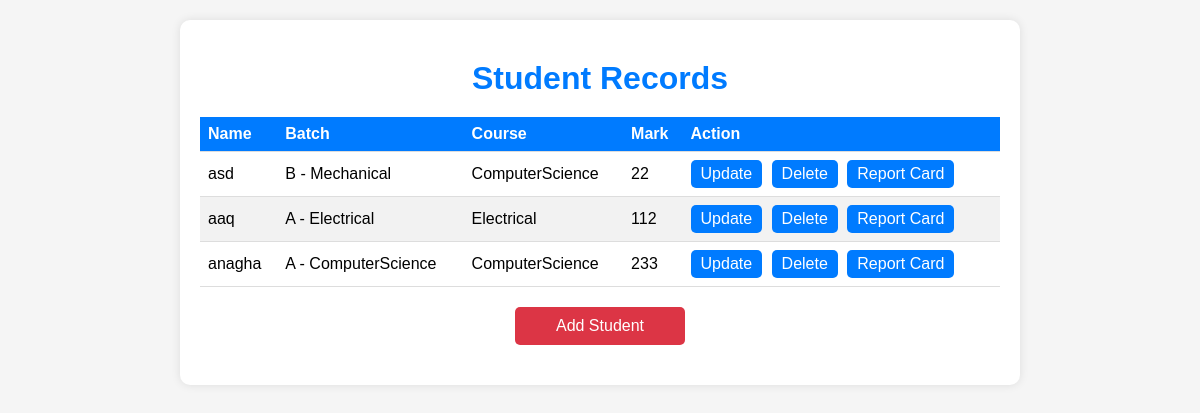
The page /adminapp/Studentview/ on the database as committed earlier.
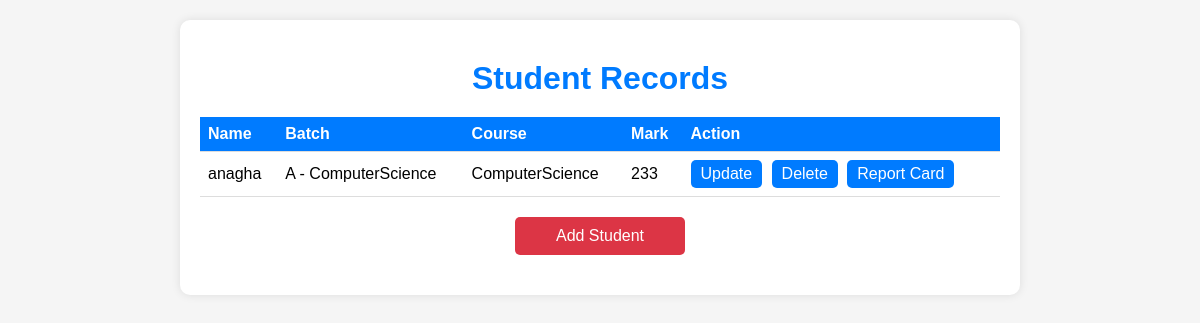
The same page on the database as committed later.
### studentapp/models.py (models this page shows, shortened)
class Student(models.Model):
    username = models.CharField(max_length=100,blank=False,default=None)
    password = models.CharField(max_length=25,unique=True,null=False,default=None)
    email = models.EmailField(max_length=59,default=None)
    name = models.CharField(max_length=55)
    batch = models.ForeignKey(Batch, on_delete=models.CASCADE, related_name="students")
    course = models.ForeignKey(Course, on_delete=models.CASCADE, related_name="students")
    score = models.PositiveIntegerField(null=True, blank=True)

class Batch(models.Model):
    name = models.CharField(max_length=55)
    course = models.ForeignKey(Course, on_delete=models.CASCADE, related_name="batches")
    start_date = models.DateField()
    end_date = models.DateField()
    def __str__(self):
        return f"{self.name} - {self.course.name}"

class Course(models.Model):
    name = models.CharField(max_length=55)
    description = models.CharField(max_length=255)
    def __str__(self):
        return self.name

### adminapp/views.py (the view)
# urls.py: path('Studentview/',Studentview.as_view(), name = 'index'),
class Studentview(View):
    def get(self, request):
        item = Student.objects.all()
        forms = StudentForm()
        context ={'item':item, 'forms':forms}
        return render(request,"admindashbord.html", context)

### adminapp/templates/admindashbord.html (shortened to what this page needs)
<!DOCTYPE html>
<html lang="en">
<head>
</head>
<body>
    <div class="container">
        <h1>Student Records</h1>
        <table>
            <thead>
                <tr>
                    <th>Name</th>
                    <th>Batch</th>
                    <th>Course</th>
                    <th>Mark</th>
                    <th>Action</th>
                </tr>
            </thead>
            <tbody>
                {% for student in item %}
                <tr>
                    <td>{{ student.name }}</td>
                    <td>{{ student.batch }}</td>
                    <td>{{ student.course }}</td>
                    <td>{{ student.score }}</td>
                    <td>
                        <a href="{% url 'adminapp:update_student' student.pk %}">Update</a>
                        <a href="{% url 'adminapp:delete_student' student.pk %}">Delete</a>
                        <a href="{% url 'adminapp:coursecomplitionreportpdf' student.pk %}">Report Card</a>
                    </td>
                </tr>
                {% endfor %}
            </tbody>
        </table>
        <a href="{% url 'adminapp:student_add' %}" class="add-button">Add Student</a>
    </div>
</body>
</html>

Rows that differ between the two databases and show on the page:
removed Student: name "asd", batch "B - Mechanical", course "ComputerScience", score "22"
removed Student: name "aaq", batch "A - Electrical", course "Electrical", score "112"
